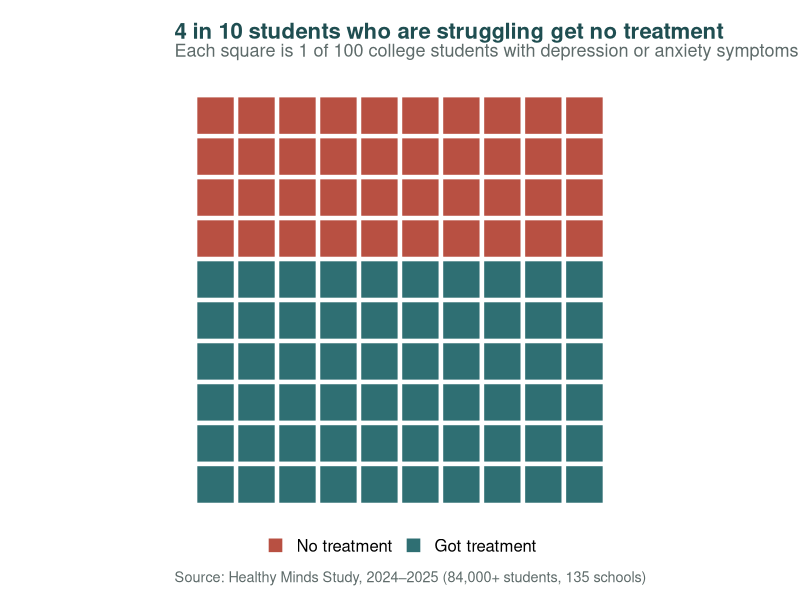

R code for this plot:
## ---- chunk 1
#install.packages("DiagrammeR")
library(DiagrammeR)
## ---- chunk 2
#| label: support-gap
#| fig-width: 6
#| fig-height: 6.5
#| fig-alt: "Grid of 100 squares. 40 coral squares show students with depression or anxiety symptoms who got no treatment; 60 teal squares show students who did."

library(dplyr)
library(ggplot2)

waffle <- expand.grid(x = 1:10, y = 1:10) |>
  arrange(desc(y), x) |>
  mutate(id = row_number(),
         status = if_else(id <= 40, "No treatment", "Got treatment"),
         status = factor(status, levels = c("No treatment", "Got treatment")))

ggplot(waffle, aes(x = x, y = y, fill = status)) +
  geom_tile(color = "white", linewidth = 1.5) +
  coord_equal() +
  scale_fill_manual(values = c("No treatment" = "#B85042",
                               "Got treatment" = "#2F6F73")) +
  labs(title = "4 in 10 students who are struggling get no treatment",
       subtitle = "Each square is 1 of 100 college students with depression or anxiety symptoms",
       fill = NULL,
       caption = "Source: Healthy Minds Study, 2024–2025 (84,000+ students, 135 schools)") +
  theme_void(base_size = 13) +
  theme(plot.title = element_text(face = "bold", color = "#1F4E51", size = 16),
        plot.subtitle = element_text(color = "#5E6B6A", margin = margin(b = 10)),
        plot.caption = element_text(color = "#5E6B6A", hjust = 0, margin = margin(t = 10)),
        legend.position = "bottom",
        legend.text = element_text(size = 12),
        plot.margin = margin(10, 10, 10, 10))
